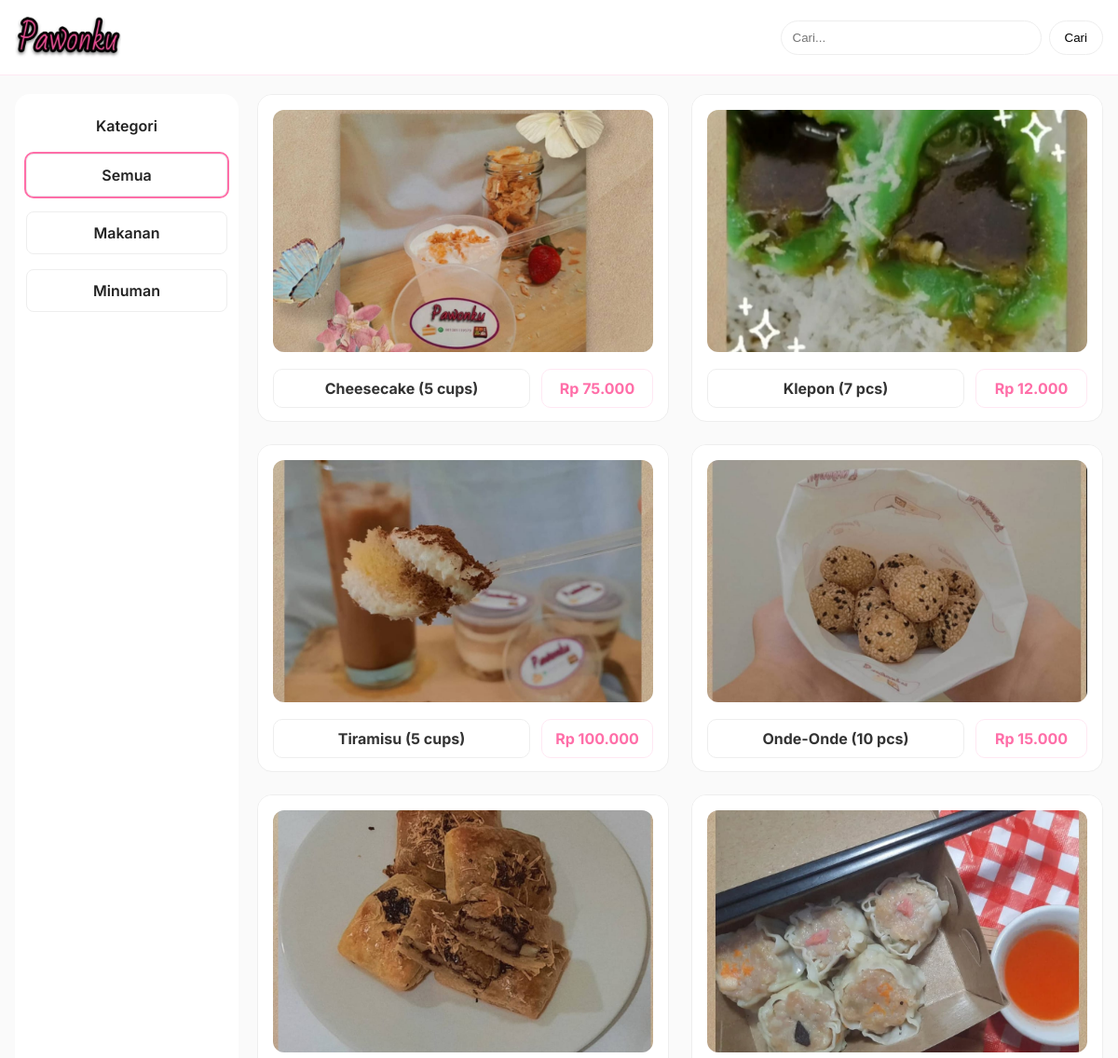
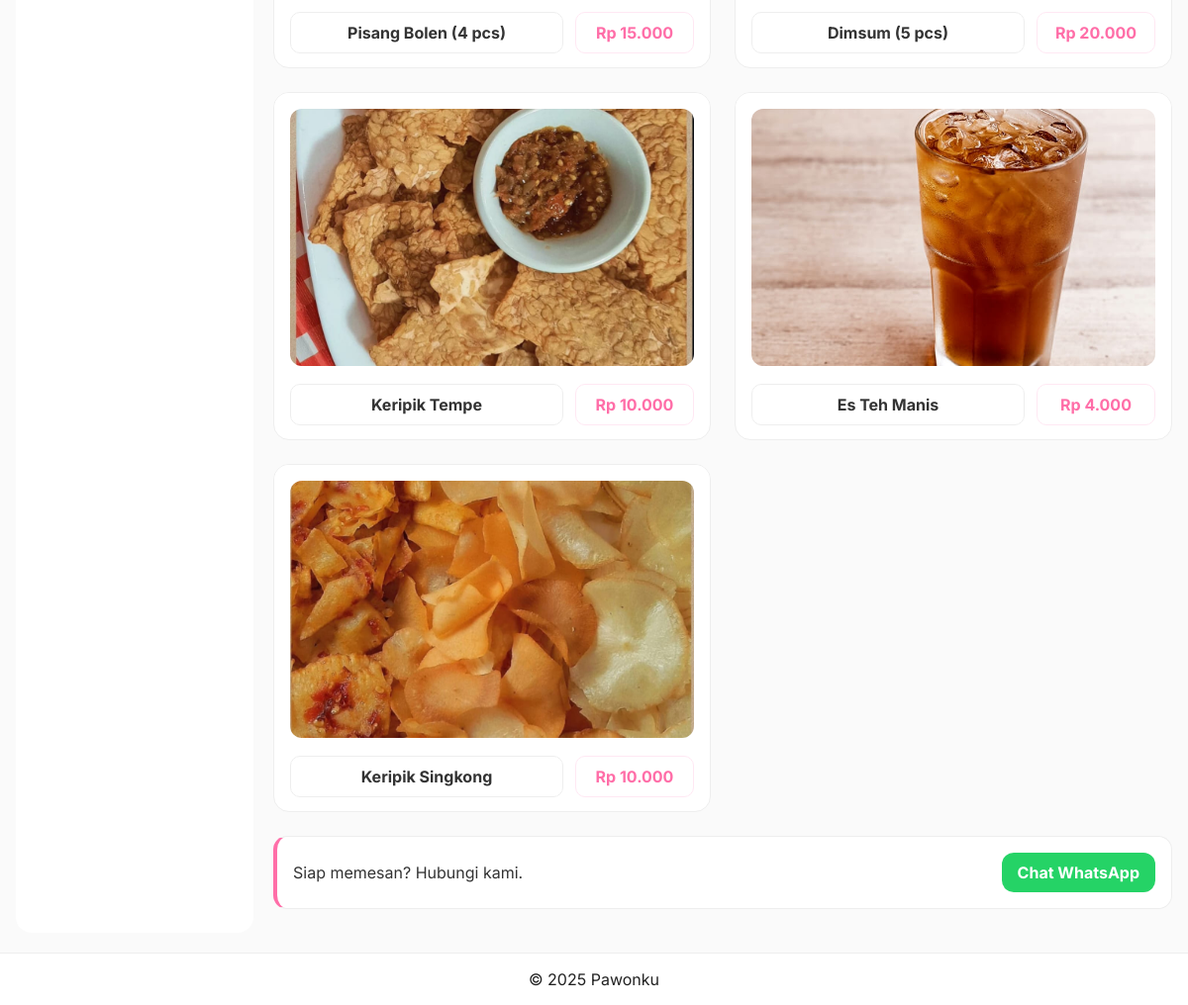
The page / on the database its author committed (2 pictures, top to bottom).
### tables this page shows
CREATE TABLE `products` (
  `id` int(11) NOT NULL,
  `name` varchar(120) NOT NULL,
  `category` enum('makanan','minuman') NOT NULL,
  `price` decimal(12,2) NOT NULL DEFAULT 0.00,
  `image` varchar(255) DEFAULT NULL,
  `is_active` tinyint(1) NOT NULL DEFAULT 1,
  `created_at` timestamp NOT NULL DEFAULT current_timestamp()
);

### config.php (called while the page is built, shortened)
<?php
$BASE_URL = '/PAWONKU_WEB';
function e($s){ return htmlspecialchars($s ?? '', ENT_QUOTES, 'UTF-8'); }
function rupiah($n){
    return 'Rp ' . number_format((float)$n, 0, ',', '.');
}
?>

### public/index.php (the view, shortened to what this page needs)
<?php
require_once __DIR__ . '/../config.php';
$sql = "SELECT * FROM products WHERE is_active=1";
$params = [];
$sql .= " ORDER BY created_at DESC";
$stmt = $pdo->prepare($sql);
$stmt->execute($params);
$products = $stmt->fetchAll();
?>
<?php $title = 'Katalog Menu'; include __DIR__ . '/_header.php'; ?>
<div class="cards">
  <?php foreach ($products as $p): ?>
    <article class="card">
      <div class="card-media">
        <?php if ($p['image']): ?>
          <img src="<?= $BASE_URL ?>/uploads/<?= e($p['image']) ?>" alt="<?= e($p['name']) ?>">
        <?php else: ?>
          <div class="placeholder">GAMBAR MAKANAN/MINUMAN</div>
        <?php endif; ?>
      </div>
      <div class="card-info">
        <div class="name"><?= e($p['name']) ?></div>
        <div class="price"><?= rupiah($p['price']) ?></div>
      </div>
    </article>
  <?php endforeach; ?>
</div>
<div class="order-strip" id="order">
    <span>Siap memesan? Hubungi kami.</span>
    <a class="btn whatsapp"
       href="https://wa.me/6281234567890"
       target="_blank">
        Chat WhatsApp
    </a>
</div>
<?php include __DIR__ . '/_footer.php'; ?>

### public/_header.php (shortened to what this page needs)
<?php require_once __DIR__ . '/../config.php'; ?>
<!doctype html>
<html lang="id">
<head>
<link rel="stylesheet" href="<?= $BASE_URL ?>/assets/style.css?v=logo3">
</head>
<body>
<header class="topbar">
  <div class="topbar-inner">
    <div class="logo">
  <a href="<?= $BASE_URL ?>/public/index.php">
    <img class="site-logo" src="<?= $BASE_URL ?>/assets/logo.jpg" alt="Logo">
  </a>
</div>
    <form class="search" method="get" action="<?= $BASE_URL ?>/public/index.php">
      <input type="text" name="q" placeholder="Cari..." value="<?= e($_GET['q'] ?? '') ?>">
      <button type="submit">Cari</button>
    </form>
  </div>
</header>
<div class="container">
  <aside class="sidebar">
    <div class="side-card side-title">Kategori</div>
    <?php
      $activeCat = $_GET['cat'] ?? 'semua';
      $cats = [
        'semua' => 'Semua',
        'makanan' => 'Makanan',
        'minuman' => 'Minuman'
      ];
      foreach($cats as $key => $label):
    ?>
      <a class="side-card <?= $activeCat===$key ? 'active' : '' ?>" href="<?= $BASE_URL ?>/public/index.php?cat=<?= $key ?>&q=<?= e($_GET['q'] ?? '') ?>"><?= e($label) ?></a>
    <?php endforeach; ?>
  </aside>
  <main class="content">

### public/_footer.php
  </main>
</div>
<footer class="footer">
  <div class="footer-inner">© <?= date('Y') ?> Pawonku</div>
</footer>
</body>
</html>

### assets/style.css (style rules this page uses)
:root { --pink:#ff6ea8;--pink-100:#ffe8f3;--text:#222;--muted:#666;--line:#eee;--bg:#fff;--bg-soft:#fafafa }
* { box-sizing:border-box }
html,body { margin:0;font-family:Inter,system-ui,Segoe UI,Roboto,Helvetica,Arial,sans-serif;background:var(--bg-soft);color:var(--text) }
a { text-decoration:none;color:inherit }
.topbar { background:var(--bg);border-bottom:1px solid var(--pink-100) }
.topbar-inner { max-width:1200px;margin:0 auto;padding:12px 16px;display:flex;align-items:center;justify-content:space-between;min-height:72px }
.logo { padding:0!important;background:transparent!important;border:none!important }
.logo a { display:flex;align-items:center }
.logo img,.topbar .logo img.site-logo { height:56px!important;width:auto!important;display:block!important;object-fit:contain }
.search { display:flex;gap:8px }
.search input { min-width:280px;padding:10px 12px;border:1px solid var(--line);border-radius:100px;background:var(--bg) }
.search button { padding:10px 16px;border:1px solid var(--line);border-radius:100px;background:var(--bg);cursor:pointer }
.container { max-width:1200px;margin:20px auto;display:grid;grid-template-columns:240px 1fr;gap:20px;padding:0 16px }
.sidebar { background:var(--bg);border-radius:16px;padding:12px;display:flex;flex-direction:column;min-height:70vh }
.side-title { background:none!important;border:none!important;box-shadow:none!important;outline:none!important;padding:4px 0!important;font-weight:700;color:var(--text)!important;text-align:left }
.side-card { background:var(--bg);border:1px solid var(--line);border-radius:8px;padding:12px 14px;margin:8px 0;text-align:center;font-weight:600;color:var(--text);transition:.2s }
.side-card.active { outline:2px solid var(--pink) }
.content { min-height:70vh }
.cards { display:grid;grid-template-columns:repeat(2,minmax(0,1fr));gap:24px }
.card { background:var(--bg);border:1px solid var(--line);border-radius:16px;overflow:hidden }
.card-media { padding:16px 16px 0;background:var(--bg) }
.card-media img { width:100%;height:260px;object-fit:cover;border-radius:12px }
.card-info { display:flex;align-items:center;justify-content:space-between;padding:14px 16px;gap:12px }
.card-info .name { flex:1;text-align:center;background:var(--bg);border:1px solid var(--line);border-radius:10px;padding:10px 12px;font-weight:700;color:#333 }
.card-info .price { min-width:120px;text-align:center;background:var(--bg);border:1px solid var(--pink-100);border-radius:10px;padding:10px 12px;font-weight:700;color:var(--pink) }
.order-strip { margin:24px 0;background:var(--bg);border:1px solid var(--line);border-left:4px solid var(--pink);border-radius:14px;padding:16px;display:flex;align-items:center;justify-content:space-between;color:#333 }
.order-strip .btn { background:var(--pink);color:#fff;border:none }
.btn { background:var(--bg);border:1px solid var(--line);border-radius:12px;padding:10px 16px;font-weight:700;cursor:pointer;transition:.2s;color:#333 }
.btn.whatsapp { background:#25D366 !important;color:#fff !important;border:none !important; }
.footer { background:var(--bg);border-top:1px solid var(--line) }
.footer-inner { max-width:1200px;margin:0 auto;padding:16px;display:flex;justify-content:center;align-items:center }

### rows shown on the page
products: image (picture), name "Cheesecake (5 cups)", price "Rp 75.000"
products: image (picture), name "Klepon (7 pcs)", price "Rp 12.000"
products: image (picture), name "Tiramisu (5 cups)", price "Rp 100.000"
products: image (picture), name "Onde-Onde (10 pcs)", price "Rp 15.000"
products: image (picture), name "Pisang Bolen (4 pcs)", price "Rp 15.000"
products: image (picture), name "Dimsum (5 pcs)", price "Rp 20.000"
products: image (picture), name "Keripik Tempe", price "Rp 10.000"
products: image (picture), name "Es Teh Manis", price "Rp 4.000"
products: image (picture), name "Keripik Singkong", price "Rp 10.000"

### other values the page prints
$label "Semua"
$label "Makanan"
$label "Minuman"
